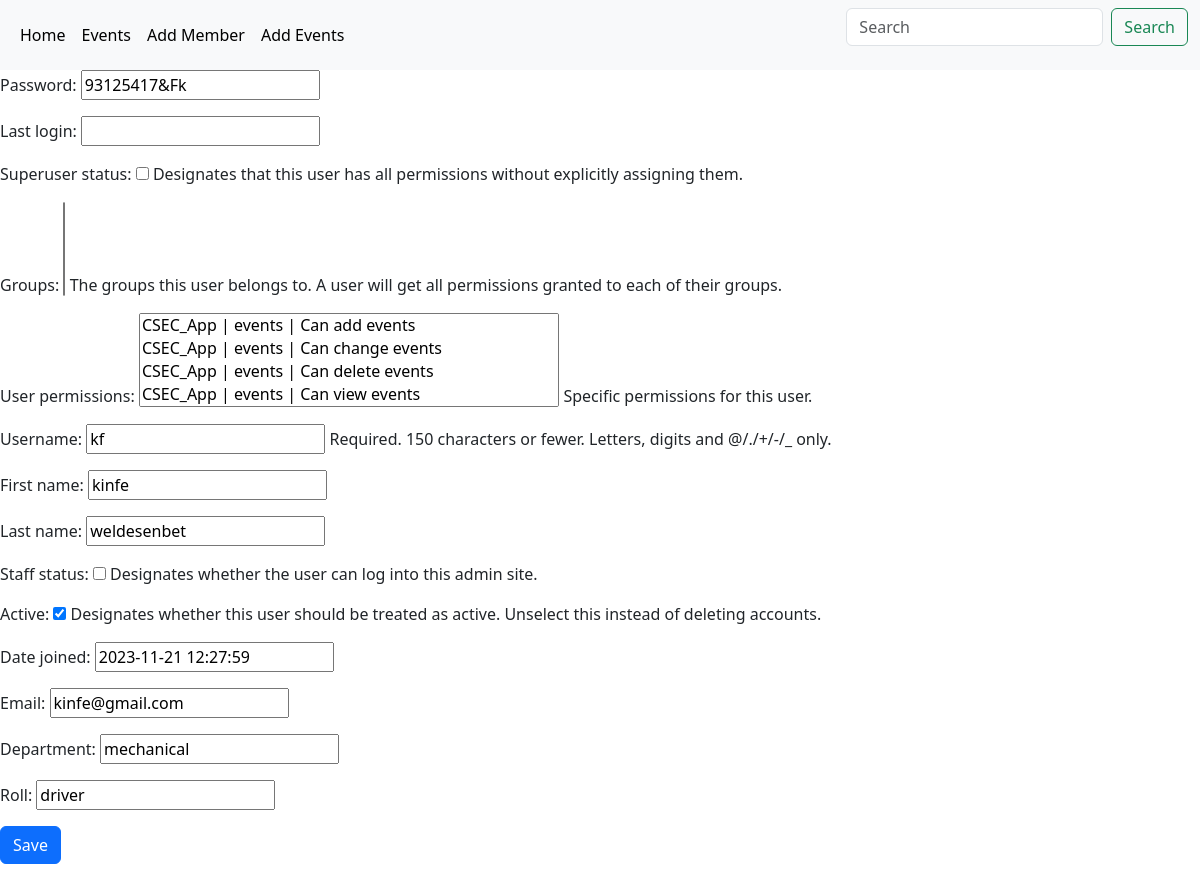
/edit_member/3, run on the app's committed database.
### CSEC_App/models.py (models this page shows, shortened)
class Members(AbstractUser):
    email=models.EmailField(unique=True)
    department=models.CharField(max_length=100)
    Roll=models.CharField(max_length=200)
    class Meta:
        verbose_name_plural='Members'

### CSEC_App/views.py (the view)
# urls.py: path('edit_member/<int:pk>',EditMemberProfile.as_view(),name='editmember'),
class EditMemberProfile(UpdateView):
    model=Members
    fields='__all__'
    template_name='edit_member_profile.html'
    success_url=reverse_lazy('homepage')

### CSEC_App/templates/edit_member_profile.html (shortened to what this page needs)
{% extends 'base.html' %}
{% load crispy_forms_tags %}
{% block content %}
<form method='Post'>
    {{form.as_p}}
    <button type="submit" class="btn btn-primary btn-block mb-4">Save</button>
</form>
{% endblock content %}

### data on the page
Members: password "93125417&Fk", username "kf", first_name "kinfe", last_name "weldesenbet", is_active "☑", date_joined "2023-11-21 12:27:59", email "kinfe@gmail.com", department "mechanical", Roll "driver"
